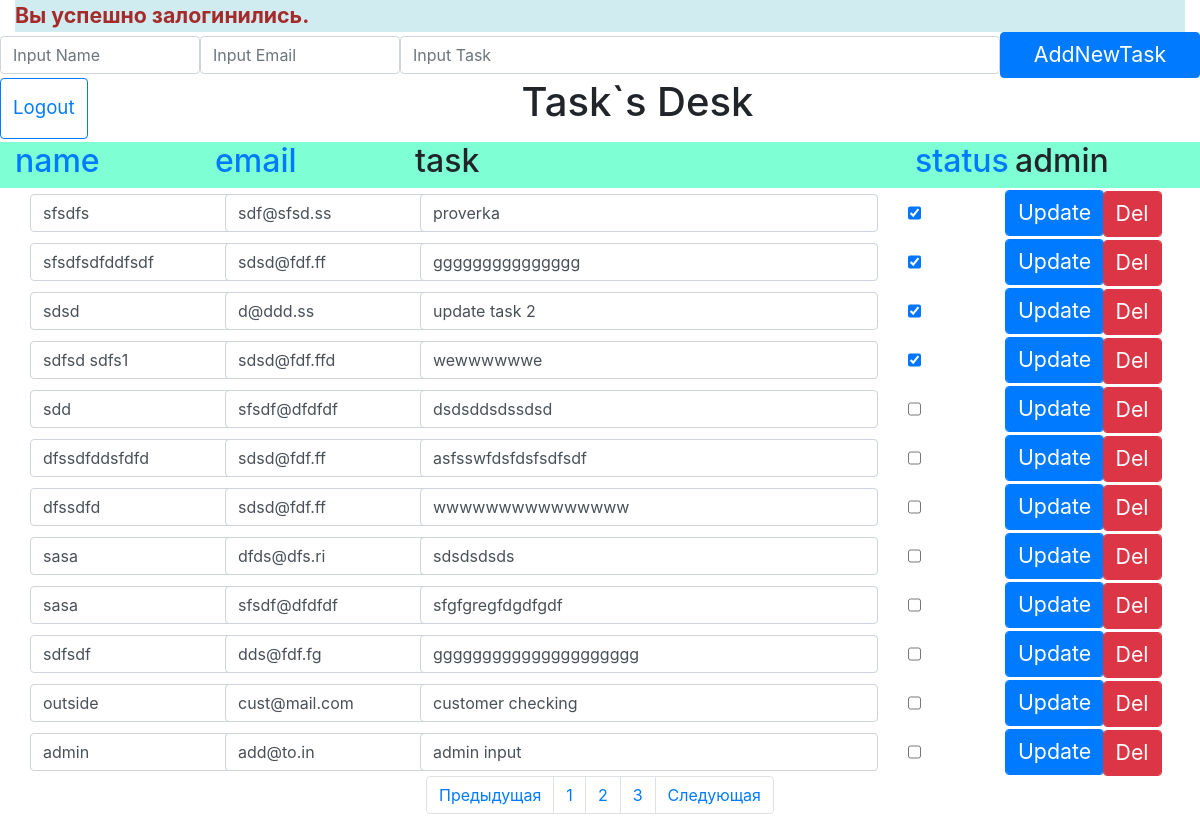
Before: /admin (signed in) with the older database file.
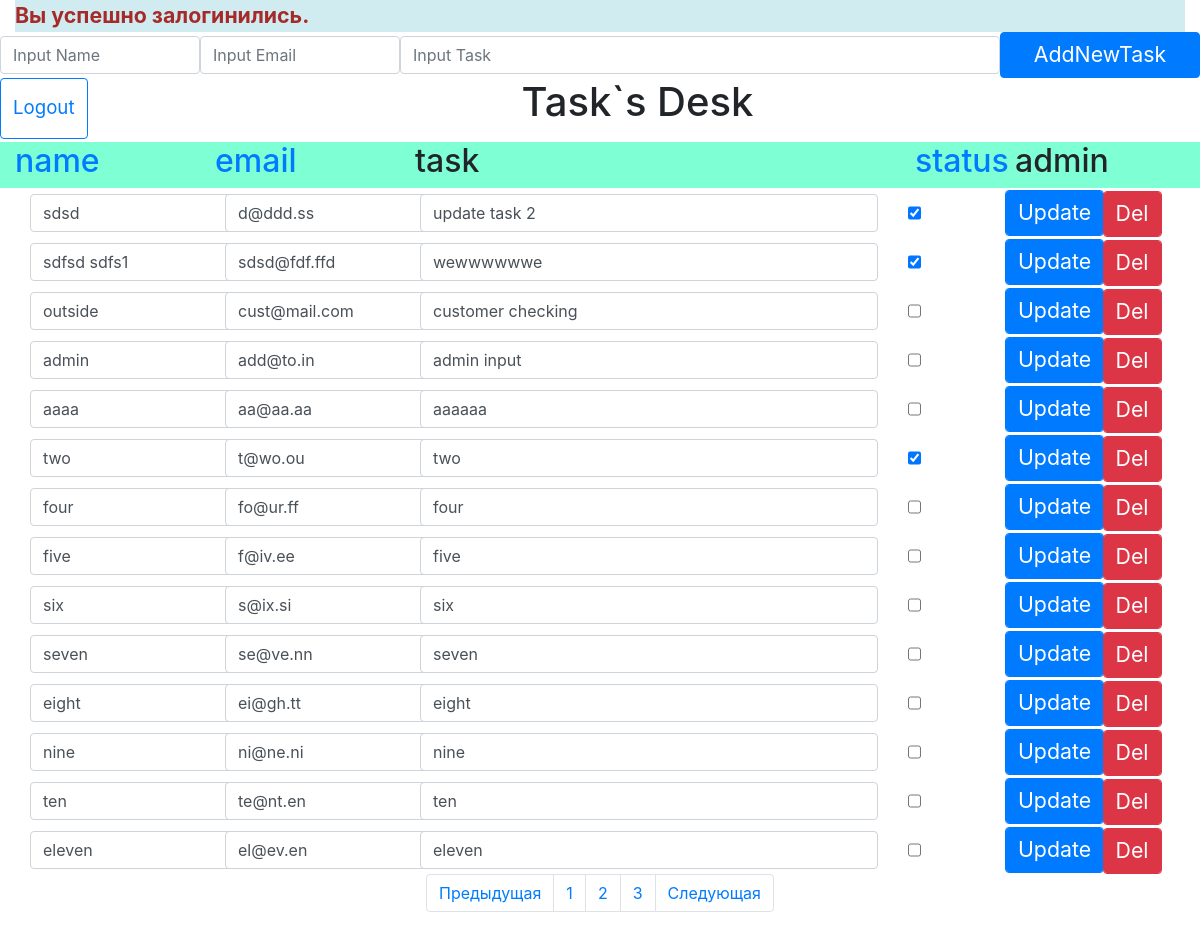
After: the same page with the newer database file.
### tables this page shows
CREATE TABLE tasks (
            id INTEGER PRIMARY KEY, name TEXT NOT NULL, 
            email TEXT NOT NULL, task TEXT NOT NULL, stat TEXT NOT NULL);

### View.php (called while the page is built, shortened)
<?php
class View
{
    private $model;
    public function __construct($controller,$model) {
        $this->model = $model;
    }
    public function output(){
        $data = $this->model->string;
        require_once($this->model->template);
    }
}

### Controller.php (called while the page is built, shortened)
<?php
require_once('Model.php');
require_once('View.php');
class Controller
{
    public function indexAdmin(){
        $model = new Model();
        $model->template = 'views/admin.php';
        $controller = new Controller($model);
        $view = new View($controller, $model);
        $view->output();
    }
}
?>

### Model.php (called while the page is built, shortened)
<?php
class Model
{
    public function __construct(){
        $db = $this->loadDB();
        $this->string = $db->query('SELECT * FROM tasks')->fetchAll();
    }
    public function loadDB(){
        $db = new PDO('sqlite:./mysqlite.sqlite');
        $db->exec('CREATE TABLE IF NOT EXISTS tasks (
            id INTEGER PRIMARY KEY, name TEXT NOT NULL,
            email TEXT NOT NULL, task TEXT NOT NULL, stat TEXT NOT NULL)');
        return $db;
    }
}

### views/admin.php (the view, shortened to what this page needs)
<?php
require_once('View.php')
?>
<!DOCTYPE html>
<html lang="en">
<head>
    <link rel="stylesheet" href="https://stackpath.bootstrapcdn.com/bootstrap/4.3.1/css/bootstrap.min.css">
</head>
<body>
<?php if (isset($_SESSION['show']) && $_SESSION['show'] <= 2){
       echo '<div class="container-fluid"><div class="alerct alert-info">'.$_SESSION['message'].'</div></div>';
   }  ?>
    <form action="admin/add" class="form-inline" method="POST">
        <input type="text" name="name" placeholder="Input Name" class="form-control col-md-2">
        <input type="text" name="email" placeholder="Input Email" class="form-control col-md-2">
        <input type="text" name="task" placeholder="Input Task" class="form-control col-md-6">
        <button type="submit" class="btn btn-primary col-md-2">AddNewTask</button>
    </form>
    <div class="container-fluid">
        <div class="row">
            <a href="/logout" class="btn btn-outline-primary autoriz btn-md">Logout</a>
            <h1 class="col-md-11">Task`s Desk</h1>
        </div>
        <div class="row head">
            <div class="col-md-2"><a href="/admin/sort/name"><h2>name</h2></a></div>
            <div class="col-md-2"><a href="/admin/sort/email"><h2>email</h2></a></div>
            <div class="col-md-5"><h2>task</h2></div>
            <div class="col-md-1"><a href="/admin/sort/status"><h2>status</h2></a></div>
            <div class="col-md-2"><h2>admin</h2></div>
        </div>
        <?php if ($data){
            foreach($data as $str){
                echo '<form class="form-inline" method="POST" action="/admin/update/'.$str[0].'">';
                echo '<div class="col-md-2"><input type="text" class="input-group form-control" name="name" value="'.$str[1].'"></div>';
                echo '<div class="col-md-2"><input type="text" class="input-group form-control" name="email" value="'.$str[2].'"></div>';
                echo '<div class="col-md-5"><input type="text" class="input-group form-control" name="task" style="width:100%; max-width:100%;" value="'.$str[3].'"></div>';
                echo '<div class="col-md-1"><input type="checkbox" class="input-group form-control form-check-input" name="status" id="Check1" value="Done"" '.(($str[4] == "Done")?'checked':'unchecked').'></div>';
                echo '<div class="col-md-1"><button type="submit" class="input-group form-control btn btn-primary">Update</button></div>';
                echo '<div class="col-md-1"><a href="/admin/del/'.$str[0].'" class="input-group form-control btn btn-danger del">Del</a></div>';
                echo '</form>';
            }
        }
        ?>
        <nav aria-label="Статьи по Bootstrap 4">
            <ul class="pagination justify-content-center">
                <li class="page-item"><a class="page-link" href="#">Предыдущая</a></li>
                <li class="page-item"><a class="page-link" href="#">1</a></li>
                <li class="page-item"><a class="page-link" href="#">2</a></li>
                <li class="page-item"><a class="page-link" href="#">3</a></li>
                <li class="page-item"><a class="page-link" href="#">Следующая</a></li>
            </ul>
        </nav>
    </div>
</body>
</html>

Changed rows visible on the page:
removed tasks: name "sfsdfs", email "sdf@sfsd.ss", task "proverka", stat "☑"
removed tasks: name "sfsdfsdfddfsdf", email "sdsd@fdf.ff", task "ggggggggggggggg", stat "☑"
removed tasks: name "sdd", email "sfsdf@dfdfdf", task "dsdsddsdssdsd"
removed tasks: name "dfssdfddsfdfd", email "sdsd@fdf.ff", task "asfsswfdsfdsfsdfsdf"
removed tasks: name "dfssdfd", email "sdsd@fdf.ff", task "wwwwwwwwwwwwwww"
removed tasks: name "sasa", email "dfds@dfs.ri", task "sdsdsdsds"
removed tasks: name "sasa", email "sfsdf@dfdfdf", task "sfgfgregfdgdfgdf"
removed tasks: name "sdfsdf", email "dds@fdf.fg", task "ggggggggggggggggggggg"
added tasks: name "aaaa", email "aa@aa.aa", task "aaaaaa"
added tasks: name "two", email "t@wo.ou", task "two", stat "☑"
added tasks: name "four", email "fo@ur.ff", task "four"
added tasks: name "five", email "f@iv.ee", task "five"
added tasks: name "six", email "s@ix.si", task "six"
added tasks: name "seven", email "se@ve.nn", task "seven"
added tasks: name "eight", email "ei@gh.tt", task "eight"
added tasks: name "nine", email "ni@ne.ni", task "nine"
added tasks: name "ten", email "te@nt.en", task "ten"
added tasks: name "eleven", email "el@ev.en", task "eleven"
